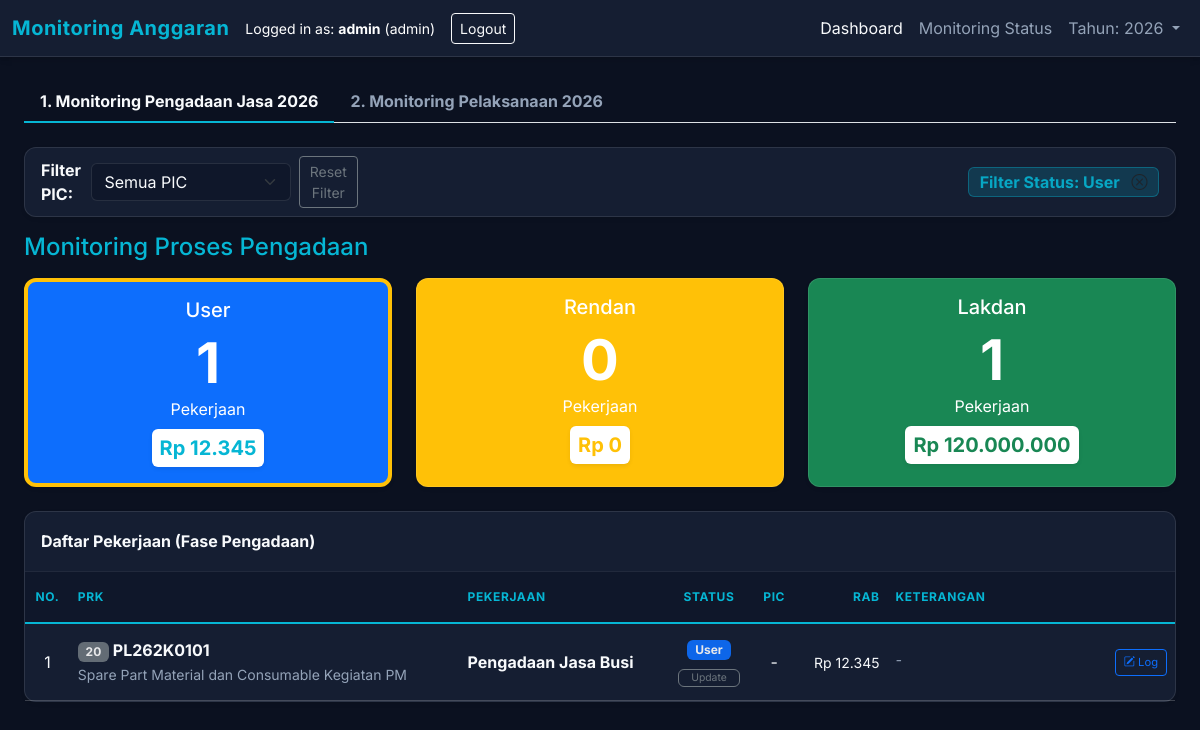
The app's page /monitoring?status=User&pic= (signed in) with its own data.
### app/models.py (models this page shows, shortened)
class User(UserMixin, db.Model):
    id = db.Column(db.Integer, primary_key=True)
    username = db.Column(db.String(100), unique=True, nullable=False)
    password_hash = db.Column(db.String(200), nullable=False)
    role = db.Column(db.String(50), nullable=False, default=UserRole.VIEWER)
    def has_permission(self, permission_name):
        if self.role == UserRole.SUPER_ADMIN:
            return True
        permission = Permission.query.filter_by(name=permission_name).first()
        if not permission:
            return False
        role_perm = RolePermission.query.filter_by(
            role=self.role,
            permission_id=permission.id
        ).first()
        return role_perm.is_allowed if role_perm else False

class JobDetail(db.Model):
    id = db.Column(db.Integer, primary_key=True)
    budget_line_id = db.Column(db.Integer, db.ForeignKey('budget_line.id'), nullable=False)
    nama_pekerjaan = db.Column(db.String(255), nullable=False)
    tanggal_tor = db.Column(db.String(50))
    tanggal_dibutuhkan = db.Column(db.String(50))
    no_vka = db.Column(db.String(100))
    coa = db.Column(db.String(100))
    rab_sebelum_ppn = db.Column(db.Float, default=0)
    est_sisa = db.Column(db.Float, default=0)
    terkontrak_rp = db.Column(db.Float, default=0)
    terbayar_rp = db.Column(db.Float, default=0)
    jenis_pengadaan = db.Column(db.String(50))
    status = db.Column(db.String(20), default='User') # User, Rendan, Lakdan
    pic = db.Column(db.String(50))
    budget_line = db.relationship('BudgetLine', backref=db.backref('jobs', lazy=True))

class BudgetLine(db.Model):
    id = db.Column(db.Integer, primary_key=True)
    kode = db.Column(db.String(50), nullable=False)
    no_prk = db.Column(db.String(100), nullable=False)
    deskripsi = db.Column(db.String(255), nullable=False)
    tahun = db.Column(db.Integer, nullable=False, default=2026)
    pagu_material = db.Column(db.Float, default=0)
    pagu_jasa = db.Column(db.Float, default=0)
    pagu_total = db.Column(db.Float, default=0)
    usulan_rab_rp = db.Column(db.Float, default=0)
    terkontrak_rp = db.Column(db.Float, default=0)
    terbayar_rp = db.Column(db.Float, default=0)
    ellipse_rp = db.Column(db.Float, default=0)
    order_index = db.Column(db.Integer, default=0)

### app/routes/main.py (the view)
@bp.route('/monitoring')
@login_required
def monitoring():
    current_year = datetime.datetime.now().year
    selected_year = session.get('year', current_year)
    budget_lines = BudgetLine.query.filter_by(tahun=selected_year).all()
    unique_codes = sorted({item.kode for item in budget_lines})
    selected_pic = request.args.get('pic', '')
    selected_status = request.args.get('status', '') # Status Filter
    total_summary = {
        'User': 0,
        'Rendan': 0,
        'Lakdan': 0
    }
    value_summary = {
        'User': 0,
        'Rendan': 0,
        'Lakdan': 0
    }
    all_jobs = JobDetail.query.all()
    unique_pics = sorted({j.pic for j in all_jobs if j.pic})
    procurement_jobs = []
    execution_jobs = []
    procurement_statuses = ['User', 'Rendan', 'Lakdan']
    for code in unique_codes:
        items = BudgetLine.query.filter_by(kode=code).all()
        for item in items:
            jobs = item.jobs
            for j in jobs:
                status = j.status or 'User'
                if selected_pic and status == 'User' and j.pic != selected_pic:
                    continue
                if status in procurement_statuses:
                    if status in total_summary:
                        total_summary[status] += 1
                        value_summary[status] += (j.rab_sebelum_ppn or 0)
                if selected_status and status != selected_status:
                    continue
                latest_log = j.progress_logs[0] if j.progress_logs else None
                latest_note = latest_log.notes if latest_log else '-'
                job_data = {
                    'kode': item.kode,
                    'no_prk': item.no_prk,
                    'deskripsi': item.deskripsi,
                    'job_name': j.nama_pekerjaan,
                    'job_status': status,
                    'job_pic': j.pic or '-',
                    'job_id': j.id,
                    'job_rab': j.rab_sebelum_ppn,
                    'job_terkontrak': j.terkontrak_rp,
                    'job_terbayar': j.terbayar_rp,
                    'latest_note': latest_note
                }
                if status in procurement_statuses:
                    procurement_jobs.append(job_data)
                else:
                    execution_jobs.append(job_data)
    return render_template('monitoring.html',
                           total_summary=total_summary,
                           value_summary=value_summary,
                           procurement_jobs=procurement_jobs,
                           execution_jobs=execution_jobs,
                           unique_pics=unique_pics,
                           selected_pic=selected_pic,
                           selected_status=selected_status,
                           selected_year=selected_year)

### app/templates/monitoring.html (shortened to what this page needs)
{% extends 'base.html' %}
{% block content %}
<ul class="nav nav-tabs mb-4" id="monitorTab" role="tablist">
    <li class="nav-item" role="presentation">
        <button class="nav-link active fw-bold" id="pengadaan-tab" data-bs-toggle="tab" data-bs-target="#pengadaan"
            type="button" role="tab" aria-selected="true">1. Monitoring Pengadaan Jasa {{ selected_year }}</button>
    </li>
    <li class="nav-item" role="presentation">
        <button class="nav-link fw-bold" id="pelaksanaan-tab" data-bs-toggle="tab" data-bs-target="#pelaksanaan"
            type="button" role="tab" aria-selected="false">2. Monitoring Pelaksanaan {{ selected_year }}</button>
    </li>
</ul>
<div class="tab-content" id="monitorTabContent">
    <div class="col-12 mb-3">
        <div class="card shadow-sm">
            <div class="card-body py-2 d-flex justify-content-between align-items-center">
                <form action="{{ url_for('main.monitoring') }}" method="GET" class="d-flex align-items-center">
                    <label class="me-2 fw-bold">Filter PIC:</label>
                    <select name="pic" class="form-select me-2" style="max-width: 200px;" onchange="this.form.submit()">
                        <option value="">Semua PIC</option>
                    </select>
                    {% if selected_pic or selected_status %}
                    <a href="{{ url_for('main.monitoring') }}" class="btn btn-outline-secondary btn-sm">Reset Filter</a>
                    {% endif %}
                </form>
                {% if selected_status %}
                <div class="badge bg-info text-dark fs-6">
                    Filter Status: {{ selected_status }}
                    <a href="{{ url_for('main.monitoring', pic=selected_pic) }}" class="text-dark ms-2"><i
                            class="bi bi-x-circle"></i></a>
                </div>
                {% endif %}
            </div>
        </div>
    </div>
    <div class="tab-pane fade show active" id="pengadaan" role="tabpanel">
        <h4 class="mb-3 text-primary">Monitoring Proses Pengadaan</h4>
        <div class="row mb-4">
            <div class="col-md-4">
                <a href="{{ url_for('main.monitoring', status='User', pic=selected_pic) }}"
                    class="text-decoration-none">
                    <div
                        class="card text-white bg-primary shadow-sm h-100 card-hover-effect {% if selected_status == 'User' %}border-warning border-4{% endif %}">
                        <div class="card-body text-center">
                            <h5 class="card-title">User</h5>
                            <h2 class="display-4 fw-bold mb-0">{{ total_summary['User'] }}</h2>
                            <p class="card-text mb-2">Pekerjaan</p>
                            <div class="fs-5 fw-bold bg-white text-primary rounded px-2 py-1 d-inline-block shadow-sm">
                                Rp {{ value_summary['User']|ribuan }}
                            </div>
                        </div>
                    </div>
                </a>
            </div>
            <div class="col-md-4">
                <a href="{{ url_for('main.monitoring', status='Rendan', pic=selected_pic) }}"
                    class="text-decoration-none">
                    <div
                        class="card text-white bg-warning shadow-sm h-100 card-hover-effect {% if selected_status == 'Rendan' %}border-primary border-4{% endif %}">
                        <div class="card-body text-center">
                            <h5 class="card-title">Rendan</h5>
                            <h2 class="display-4 fw-bold mb-0">{{ total_summary['Rendan'] }}</h2>
                            <p class="card-text mb-2">Pekerjaan</p>
                            <div class="fs-5 fw-bold bg-white text-warning rounded px-2 py-1 d-inline-block shadow-sm">
                                Rp {{ value_summary['Rendan']|ribuan }}
                            </div>
                        </div>
                    </div>
                </a>
            </div>
            <div class="col-md-4">
                <a href="{{ url_for('main.monitoring', status='Lakdan', pic=selected_pic) }}"
                    class="text-decoration-none">
                    <div
                        class="card text-white bg-success shadow-sm h-100 card-hover-effect {% if selected_status == 'Lakdan' %}border-warning border-4{% endif %}">
                        <div class="card-body text-center">
                            <h5 class="card-title">Lakdan</h5>
                            <h2 class="display-4 fw-bold mb-0">{{ total_summary['Lakdan'] }}</h2>
                            <p class="card-text mb-2">Pekerjaan</p>
                            <div class="fs-5 fw-bold bg-white text-success rounded px-2 py-1 d-inline-block shadow-sm">
                                Rp {{ value_summary['Lakdan']|ribuan }}
                            </div>
                        </div>
                    </div>
                </a>
            </div>
        </div>
        <div class="card shadow-sm">
            <div class="card-header">
                <h6 class="mb-0 fw-bold">Daftar Pekerjaan (Fase Pengadaan)</h6>
            </div>
            <div class="card-body p-0">
                <div class="table-responsive">
                    <table class="table table-hover mb-0 align-middle">
                        <thead>
                            <tr>
                                <th class="text-center">No.</th>
                                <th>PRK</th>
                                <th>Pekerjaan</th>
                                <th class="text-center">Status</th>
                                <th class="text-center">PIC</th>
                                <th class="text-end">RAB</th>
                                <th style="width: 25%;">Keterangan</th>
                            </tr>
                        </thead>
                        <tbody>
                            {% for item in procurement_jobs %}
                            <tr>
                                <td class="text-center">{{ loop.index }}</td>
                                <td>
                                    <div class="fw-bold"><span class="badge bg-secondary">{{ item.kode }}</span> {{
                                        item.no_prk }}</div>
                                    <small class="text-muted">{{ item.deskripsi }}</small>
                                </td>
                                <td class="fw-bold text-primary">{{ item.job_name }}</td>
                                <td class="text-center">
                                    <span class="badge
                                        {% if item.job_status == 'User' %}bg-primary
                                        {% elif item.job_status == 'Rendan' %}bg-warning text-dark
                                        {% else %}bg-success{% endif %}">
                                        {{ item.job_status }}
                                    </span>
                                    {% if current_user.has_permission('update_job_status') %}
                                    <div class="mt-1">
                                        <button class="btn btn-xs btn-outline-secondary py-0"
                                            style="font-size: 0.65rem;"
                                            onclick="openStatusModal('{{ item.job_id }}', '{{ item.job_name }}', '{{ item.job_status }}', 'procurement')">
                                            Update
                                        </button>
                                    </div>
                                    {% endif %}
                                </td>
                                <td class="text-center">{{ item.job_pic }}</td>
                                <td class="text-end small">Rp {{ item.job_rab|ribuan }}</td>
                                <td class="small">
                                    <div class="d-flex justify-content-between align-items-start">
                                        <div class="text-muted fst-italic me-2"
                                            style="max-height: 50px; overflow-y: auto;">
                                            {{ item.latest_note }}
                                        </div>
                                        <button class="btn btn-sm btn-outline-primary" style="font-size: 0.7rem;"
                                            onclick="openLogModal('{{ item.job_id }}', '{{ item.job_name }}')">
                                            <i class="bi bi-pencil-square"></i> Log
                                        </button>
                                    </div>
                                </td>
                            </tr>
                            {% else %}
                            <tr>
                                <td colspan="7" class="text-center py-4 text-muted">Tidak ada pekerjaan di fase ini
                                    (sesuai filter).
                                </td>
                            </tr>
                            {% endfor %}
                        </tbody>
                    </table>
                </div>
            </div>
        </div>
    </div>
</div>
{% endblock %}

### app/templates/base.html (shortened to what this page needs)
<!DOCTYPE html>
<html lang="id">
<head>
    <link href="https://cdn.jsdelivr.net/npm/bootstrap@5.3.0/dist/css/bootstrap.min.css" rel="stylesheet">
    <link rel="stylesheet" href="{{ url_for('static', filename='style.css') }}">
    <link rel="stylesheet" href="https://cdn.jsdelivr.net/npm/bootstrap-icons@1.7.2/font/bootstrap-icons.css">
</head>
<body>
    <nav class="navbar navbar-expand-lg navbar-dark mb-4">
        <div class="container-fluid">
            <span class="navbar-brand mb-0 h1">Monitoring Anggaran</span>
            <div class="d-flex align-items-center">
                {% if current_user.is_authenticated %}
                <span class="text-white me-3">
                    <small>Logged in as: <strong>{{ current_user.username }}</strong> ({{ current_user.role }})</small>
                </span>
                <a href="{{ url_for('auth.logout') }}" class="btn btn-sm btn-outline-light">Logout</a>
                {% else %}
                <a href="{{ url_for('auth.login') }}" class="btn btn-sm btn-outline-light">Login</a>
                {% endif %}
            </div>
            <div class="collapse navbar-collapse" id="navbarNav">
                <ul class="navbar-nav ms-auto">
                    <li class="nav-item">
                        <a class="nav-link active" href="/">Dashboard</a>
                    </li>
                    {% if current_user.is_authenticated %}
                    <li class="nav-item">
                        <a class="nav-link" href="{{ url_for('main.monitoring') }}">Monitoring Status</a>
                    </li>
                    <li class="nav-item dropdown">
                        <a class="nav-link dropdown-toggle" href="#" id="yearDropdown" role="button"
                            data-bs-toggle="dropdown" aria-expanded="false">
                            Tahun: {{ session.get('year', 2026) }}
                        </a>
                    </li>
                    {% endif %}
                </ul>
            </div>
        </div>
    </nav>
    <div class="container-fluid px-4">
        {% block content %}{% endblock %}
    </div>
</body>
</html>

### records on screen
User: username "admin", role "admin"
JobDetail: status "User", job_name "Pengadaan Jasa Busi", job_status "User", job_rab|ribuan "12.345"
BudgetLine: kode "20", no_prk "PL262K0101", deskripsi "Spare Part Material dan Consumable Kegiatan PM"

### other values on screen
{{ session.get('year', 2026) }} "2026"
{{ selected_year }} "2026"
{{ total_summary['User'] }} "1"
{{ value_summary['User']|ribuan }} "12.345"
{{ total_summary['Rendan'] }} "0"
{{ value_summary['Rendan']|ribuan }} "0"
{{ total_summary['Lakdan'] }} "1"
{{ value_summary['Lakdan']|ribuan }} "120.000.000"
{{ item.job_pic }} "-"
{{ item.latest_note }} "-"
